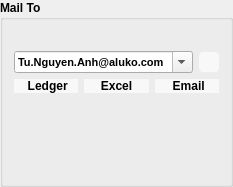
           <widget class="QGroupBox" name="groupBox_rpa_configure_2">
            <property name="sizePolicy">
             <sizepolicy hsizetype="Expanding" vsizetype="Expanding">
              <horstretch>0</horstretch>
              <verstretch>0</verstretch>
             </sizepolicy>
            </property>
            <property name="maximumSize">
             <size>
              <width>16777215</width>
              <height>16777215</height>
             </size>
            </property>
            <property name="font">
             <font>
              <pointsize>9</pointsize>
              <weight>75</weight>
              <bold>true</bold>
             </font>
            </property>
            <property name="title">
             <string>Mail To</string>
            </property>
            <layout class="QVBoxLayout" name="verticalLayout_12">
             <item>
              <spacer name="verticalSpacer_12">
               <property name="orientation">
                <enum>Qt::Vertical</enum>
               </property>
               <property name="sizeType">
                <enum>QSizePolicy::Fixed</enum>
               </property>
               <property name="sizeHint" stdset="0">
                <size>
                 <width>20</width>
                 <height>20</height>
                </size>
               </property>
              </spacer>
             </item>
             <item>
              <layout class="QHBoxLayout" name="horizontalLayout_10">
               <item>
                <widget class="QComboBox" name="cbx_transaction_2">
                 <property name="enabled">
                  <bool>true</bool>
                 </property>
                 <property name="sizePolicy">
                  <sizepolicy hsizetype="Expanding" vsizetype="Expanding">
                   <horstretch>0</horstretch>
                   <verstretch>0</verstretch>
                  </sizepolicy>
                 </property>
                 <property name="minimumSize">
                  <size>
                   <width>0</width>
                   <height>20</height>
                  </size>
                 </property>
                 <property name="maximumSize">
                  <size>
                   <width>16777215</width>
                   <height>30</height>
                  </size>
                 </property>
                 <property name="sizeIncrement">
                  <size>
                   <width>0</width>
                   <height>0</height>
                  </size>
                 </property>
                 <property name="font">
                  <font>
                   <pointsize>8</pointsize>
                  </font>
                 </property>
                 <property name="autoFillBackground">
                  <bool>false</bool>
                 </property>
                 <property name="editable">
                  <bool>true</bool>
                 </property>
                 <property name="sizeAdjustPolicy">
                  <enum>QComboBox::AdjustToContents</enum>
                 </property>
                 <property name="iconSize">
                  <size>
                   <width>16</width>
                   <height>16</height>
                  </size>
                 </property>
                 <item>
                  <property name="text">
                   <string>Tu.Nguyen.Anh@aluko.com</string>
                  </property>
                  <property name="icon">
                   <iconset resource="Aluko.qrc">
                    <normaloff>:/icons/dist/IMG/email.png</normaloff>:/icons/dist/IMG/email.png</iconset>
                  </property>
                 </item>
                </widget>
               </item>
               <item>
                <widget class="QPushButton" name="btn_sql_3">
                 <property name="sizePolicy">
                  <sizepolicy hsizetype="Preferred" vsizetype="Expanding">
                   <horstretch>0</horstretch>
                   <verstretch>0</verstretch>
                  </sizepolicy>
                 </property>
                 <property name="maximumSize">
                  <size>
                   <width>20</width>
                   <height>20</height>
                  </size>
                 </property>
                 <property name="cursor">
                  <cursorShape>PointingHandCursor</cursorShape>
                 </property>
                 <property name="styleSheet">
                  <string notr="true">QPushButton{
	color: rgb(7, 64, 128);
	background-color: rgb(248,248,248);
	border-radius:  4px;
}
QPushButton:hover{
	background-color: rgb(238,238,238);
	color: rgb(47,47,47);

}</string>
                 </property>
                 <property name="text">
                  <string/>
                 </property>
                 <property name="icon">
                  <iconset resource="Aluko.qrc">
                   <normaloff>:/Button/dist/IMG/add.png</normaloff>:/Button/dist/IMG/add.png</iconset>
                 </property>
                 <property name="iconSize">
                  <size>
                   <width>20</width>
                   <height>20</height>
                  </size>
                 </property>
                </widget>
               </item>
              </layout>
             </item>
             <item>
              <layout class="QHBoxLayout" name="horizontalLayout_29"/>
             </item>
             <item>
              <layout class="QHBoxLayout" name="horizontalLayout_21">
               <item>
                <widget class="QPushButton" name="btn_ledger">
                 <property name="cursor">
                  <cursorShape>PointingHandCursor</cursorShape>
                 </property>
                 <property name="styleSheet">
                  <string notr="true">QPushButton{
	color: black;
	background-color: rgb(248,248,248);
	border-radius:  10px;
}
QPushButton:hover{
	background-color: rgb(238,238,238);
	color: rgb(47,47,47);

}</string>
                 </property>
                 <property name="text">
                  <string> Ledger</string>
                 </property>
                 <property name="icon">
                  <iconset resource="Aluko.qrc">
                   <normaloff>:/icons/dist/IMG/ledger.png</normaloff>:/icons/dist/IMG/ledger.png</iconset>
                 </property>
                 <property name="iconSize">
                  <size>
                   <width>20</width>
                   <height>20</height>
                  </size>
                 </property>
                </widget>
               </item>
               <item>
                <widget class="QPushButton" name="btn_excel">
                 <property name="cursor">
                  <cursorShape>PointingHandCursor</cursorShape>
                 </property>
                 <property name="styleSheet">
                  <string notr="true">QPushButton{
	color: black;
	background-color: rgb(248,248,248);
	border-radius:  10px;
}
QPushButton:hover{
	background-color: rgb(238,238,238);
	color: rgb(47,47,47);

}</string>
                 </property>
                 <property name="text">
                  <string>Excel</string>
                 </property>
                 <property name="icon">
                  <iconset resource="Aluko.qrc">
                   <normaloff>:/icons/dist/IMG/excel.png</normaloff>:/icons/dist/IMG/excel.png</iconset>
                 </property>
                 <property name="iconSize">
                  <size>
                   <width>20</width>
                   <height>20</height>
                  </size>
                 </property>
                </widget>
               </item>
               <item>
                <widget class="QPushButton" name="btn_email">
                 <property name="cursor">
                  <cursorShape>PointingHandCursor</cursorShape>
                 </property>
                 <property name="styleSheet">
                  <string notr="true">QPushButton{
	color: black;
	background-color: rgb(248,248,248);
	border-radius:  8px;
}
QPushButton:hover{
	background-color: rgb(238,238,238);
	color: rgb(47,47,47);

}</string>
                 </property>
                 <property name="text">
                  <string> Email</string>
                 </property>
                 <property name="icon">
                  <iconset resource="Aluko.qrc">
                   <normaloff>:/icons/dist/IMG/mail.png</normaloff>:/icons/dist/IMG/mail.png</iconset>
                 </property>
                 <property name="iconSize">
                  <size>
                   <width>20</width>
                   <height>20</height>
                  </size>
                 </property>
                 <property name="shortcut">
                  <string/>
                 </property>
                </widget>
               </item>
              </layout>
             </item>
             <item>
              <spacer name="verticalSpacer_19">
               <property name="orientation">
                <enum>Qt::Vertical</enum>
               </property>
               <property name="sizeType">
                <enum>QSizePolicy::Expanding</enum>
               </property>
               <property name="sizeHint" stdset="0">
                <size>
                 <width>20</width>
                 <height>80</height>
                </size>
               </property>
              </spacer>
             </item>
            </layout>
           </widget>
